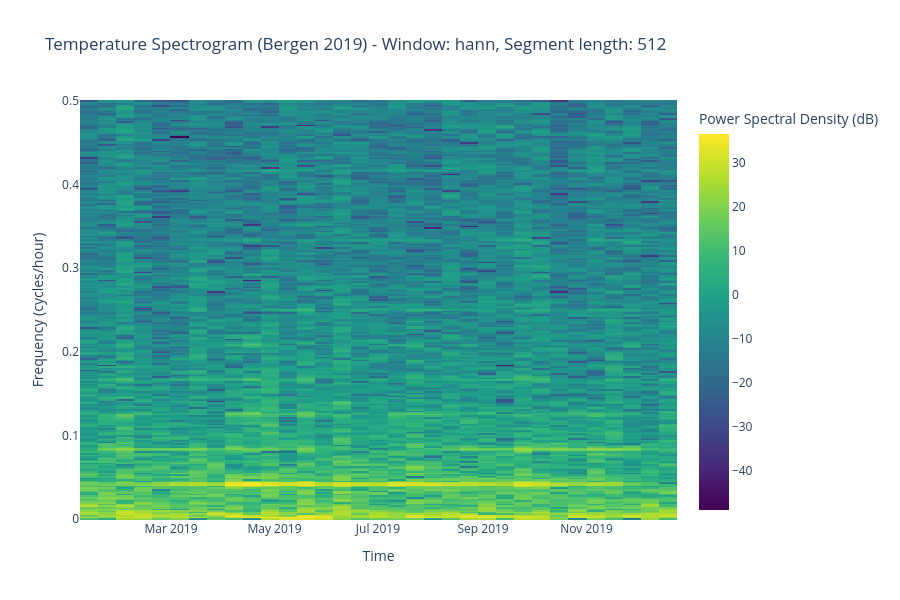

Here is the notebook cell this chart was saved with:
### Markdown cell above
## Spectrogram

### Code cell
import numpy as np
from plotly.subplots import make_subplots
from scipy import signal
import pandas as pd

import plotly.graph_objects as go

def create_spectrogram(df, value_col='production_mwh', time_col='time', 
                      window='hann', nperseg=256, noverlap=None, 
                      title_prefix="Spectrogram"):
    """
    Create a spectrogram visualization for time series data.
    
    Parameters:
    - df: DataFrame with time series data
    - value_col: Column name containing the values to analyze
    - time_col: Column name containing datetime values
    - window: Window function ('hann', 'hamming', 'blackman', etc.)
    - nperseg: Length of each segment (window size)
    - noverlap: Number of points to overlap between segments (default: nperseg//8)
    - title_prefix: Prefix for plot title
    
    Returns:
    - fig: Plotly figure with spectrogram
    - spec_data: Dictionary with spectrogram data (frequencies, times, Sxx)
    """
    
    # Set default overlap if not provided
    if noverlap is None:
        noverlap = nperseg // 8
    
    # Extract time series data
    if time_col in df.columns:
        ts_data = df.set_index(time_col)[value_col]
    else:
        ts_data = df[value_col]
    
    # Remove NaN values
    ts_data = ts_data.dropna()
    
    # Calculate sampling frequency (assuming regular intervals)
    time_diff = ts_data.index.to_series().diff().median()
    fs = 1 / (time_diff.total_seconds() / 3600)  # Convert to samples per hour
    
    # Compute spectrogram
    frequencies, times, Sxx = signal.spectrogram(
        ts_data.values, 
        fs=fs, 
        window=window, 
        nperseg=nperseg, 
        noverlap=noverlap,
        scaling='density'
    )
    
    # Convert power spectral density to dB
    Sxx_db = 10 * np.log10(Sxx + 1e-10)  # Add small value to avoid log(0)
    
    # Convert time segments back to datetime
    start_time = ts_data.index[0]
    time_segments = [start_time + pd.Timedelta(hours=t) for t in times]
    
    # Create spectrogram plot
    fig = go.Figure(data=go.Heatmap(
        x=time_segments,
        y=frequencies,
        z=Sxx_db,
        colorscale='Viridis',
        colorbar=dict(title="Power Spectral Density (dB)")
    ))
    
    fig.update_layout(
        title=f"{title_prefix} - Window: {window}, Segment length: {nperseg}",
        xaxis_title="Time",
        yaxis_title="Frequency (cycles/hour)",
        height=600
    )
    
    # Prepare return data
    spec_data = {
        'frequencies': frequencies,
        'times': times,
        'time_segments': time_segments,
        'Sxx': Sxx,
        'Sxx_db': Sxx_db,
        'sampling_freq': fs,
        'window': window,
        'nperseg': nperseg,
        'noverlap': noverlap
    }
    
    return fig, spec_data

# Test the function with Bergen temperature data
fig_spec, spec_data = create_spectrogram(
    df_bergen,
    value_col='temperature_2m',
    time_col='time',
    window='hann',
    nperseg=512,  # Larger window for better frequency resolution
    noverlap=256,  # 50% overlap
    title_prefix="Temperature Spectrogram (Bergen 2019)"
)

fig_spec.show()

# Display spectrogram statistics
print("Spectrogram Analysis Results:")
print(f"Sampling frequency: {spec_data['sampling_freq']:.2f} samples/hour")
print(f"Frequency resolution: {spec_data['frequencies'][1] - spec_data['frequencies'][0]:.4f} cycles/hour")
print(f"Time resolution: {spec_data['times'][1] - spec_data['times'][0]:.2f} hours")
print(f"Number of frequency bins: {len(spec_data['frequencies'])}")
print(f"Number of time segments: {len(spec_data['times'])}")
print(f"Power range: {spec_data['Sxx_db'].min():.1f} to {spec_data['Sxx_db'].max():.1f} dB")

### Figure 1 — Plotly figure (JSON) as saved in the notebook; plotly's stock layout.template omitted (floating-point values rounded to 4 significant figures; data arrays with more than 128 entries replaced by an {"elided": "..."} marker saying what was removed)
{"data": [{"colorbar": {"title": {"text": "Power Spectral Density (dB)"}}, "colorscale": [[0, "#440154"], [0.1111, "#482878"], [0.2222, "#3e4989"], [0.3333, "#31688e"], [0.4444, "#26828e"], [0.5556, "#1f9e89"], [0.6667, "#35b779"], [0.7778, "#6ece58"], [0.8889, "#b5de2b"], [1, "#fde725"]], "type": "heatmap", "x": ["2019-01-11T16:00:00", "2019-01-22T08:00:00", "2019-02-02T00:00:00", "2019-02-12T16:00:00", "2019-02-23T08:00:00", "2019-03-06T00:00:00", "2019-03-16T16:00:00", "2019-03-27T08:00:00", "2019-04-07T00:00:00", "2019-04-17T16:00:00", "2019-04-28T08:00:00", "2019-05-09T00:00:00", "2019-05-19T16:00:00", "2019-05-30T08:00:00", "2019-06-10T00:00:00", "2019-06-20T16:00:00", "2019-07-01T08:00:00", "2019-07-12T00:00:00", "2019-07-22T16:00:00", "2019-08-02T08:00:00", "2019-08-13T00:00:00", "2019-08-23T16:00:00", "2019-09-03T08:00:00", "2019-09-14T00:00:00", "2019-09-24T16:00:00", "2019-10-05T08:00:00", "2019-10-16T00:00:00", "2019-10-26T16:00:00", "2019-11-06T08:00:00", "2019-11-17T00:00:00", "2019-11-27T16:00:00", "2019-12-08T08:00:00", "2019-12-19T00:00:00"], "y": {"elided": "257 float values"}, "z": {"elided": "257x33 float values"}}], "layout": {"height": 600, "title": {"text": "Temperature Spectrogram (Bergen 2019) - Window: hann, Segment length: 512"}, "xaxis": {"title": {"text": "Time"}}, "yaxis": {"title": {"text": "Frequency (cycles/hour)"}}}}
